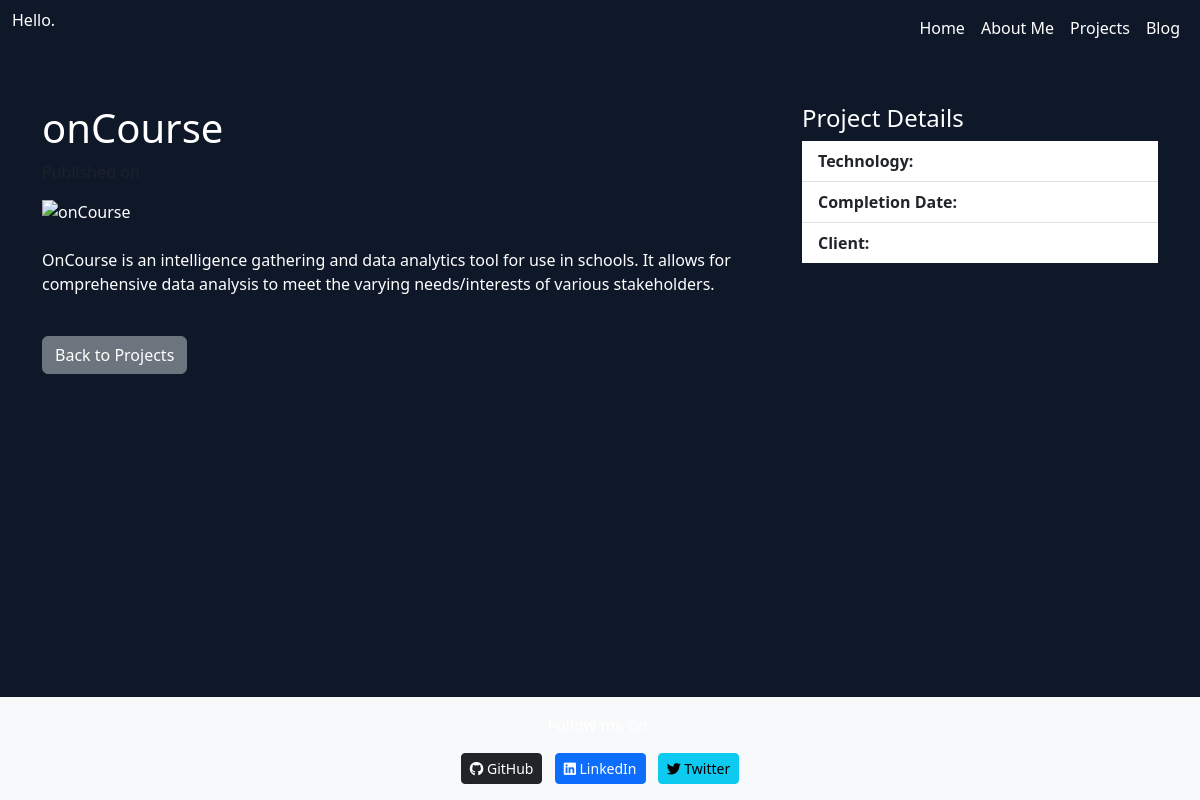
The app's page /projects/2/ with its own data.
### showcase/models.py (models this page shows, shortened)
class Project(models.Model):
    title = models.CharField(max_length=200)
    description = models.TextField()
    tech_stack = models.CharField(max_length=200)
    features = models.CharField(max_length=200, default="Awesomeness")
    status = models.CharField(max_length=200, default="Functional")
    github_link = models.URLField(null=True, blank=True)
    live_link = models.URLField(null=True, blank=True)
    date_created = models.DateField()

### showcase/views.py (the view)
# urls.py: path('projects/<int:pk>/', views.project_detail, name='project_detail'),
def project_detail(request, pk):
    project = get_object_or_404(Project, pk=pk)
    return render(request, 'showcase/project_detail.html', {'project': project})

### showcase/templates/showcase/project_detail.html
{% extends 'showcase/base.html' %}
{% block content %}
<div class="container mt-5">
    <div class="row">
        <div class="col-md-8">
            <h1>{{ project.title }}</h1>
            <p class="text-muted">Published on {{ project.created_at|date:"F j, Y" }}</p>
            <img src="{{ project.image.url }}" class="img-fluid mb-4" alt="{{ project.title }}">
            <p>{{ project.description }}</p>
        </div>
        <div class="col-md-4">
            <h4>Project Details</h4>
            <ul class="list-group list-group-flush">
                <li class="list-group-item"><strong>Technology:</strong> {{ project.technology }}</li>
                <li class="list-group-item"><strong>Completion Date:</strong> {{ project.completion_date|date:"F j, Y" }}</li>
                <li class="list-group-item"><strong>Client:</strong> {{ project.client }}</li>
            </ul>
        </div>
    </div>
    <div class="mt-4">
        <a href="{% url 'showcase:index' %}" class="btn btn-secondary">Back to Projects</a>
    </div>
</div>
{% endblock %}

### static/css/style.css (style rules this page uses)
body { background-color: #0f1829; color: #fff; }

### records on screen
Project: title "onCourse", description "OnCourse is an intelligence gathering and data analytics tool for use in schools. It allows for comprehensive data analysis to meet the varying needs/interests of various stakeholders."
